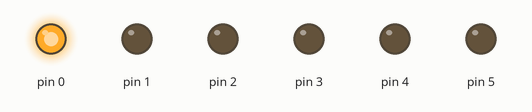
The sketch below on a simulated Arduino Uno, built with avr-gcc and run on an emulated ATmega328P. Shown: output pins drawn as LEDs (lit = HIGH).

Above: at 0.05 s.
At 0.75 s:
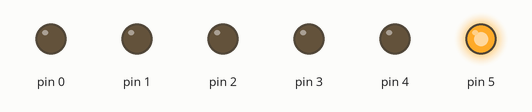
At 1.15 s:
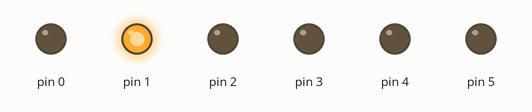
At 1.45 s:
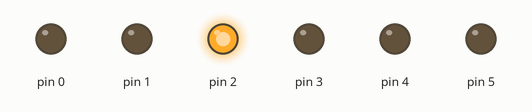
At 2.15 s:
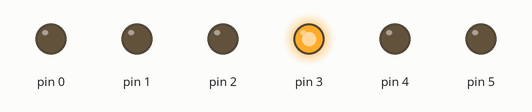
At 2.85 s:
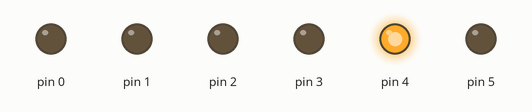
Timing chart, 0 to 3.1 s (numbered marks = the images above):
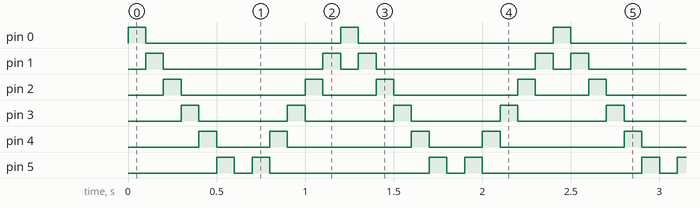

Measured:
- by itself, pin 0: alternates HIGH for 0.10 s and LOW for 1.1 s
- by itself, pin 1: repeats every 1.2 s: LOW 0.90 s, HIGH 0.10 s, LOW 0.10 s, HIGH 0.10 s
- by itself, pin 2: repeats every 1.2 s: LOW 0.70 s, HIGH 0.10 s, LOW 0.30 s, HIGH 0.10 s
- by itself, pin 3: alternates HIGH for 0.10 s and LOW for 0.50 s
- by itself, pin 4: repeats every 1.2 s: LOW 0.30 s, HIGH 0.10 s, LOW 0.70 s, HIGH 0.10 s
- by itself, pin 5: repeats every 1.2 s: LOW 0.10 s, HIGH 0.10 s, LOW 0.90 s, HIGH 0.10 s

The sketch:

KnightRider.ino
```cpp
//Jorge Azzulito Franco
//Enciende una fila de 6 LEDs de izquierda a derecha,
//apaga los anteriores y de derecha a izquierda y
//apaga los anteriores
//Pines 0 - 6

void setup() {
  // put your setup code here, to run once:
  for(int i = 0; i < 6; i++){
    pinMode(i,OUTPUT);
  }
}

void loop() {

  for(int i = 0; i < 6; i++){
    digitalWrite(i,HIGH);
    delay(100);
    digitalWrite(i,LOW);
  }

  for(int i = 6; i > 0; i--){
    digitalWrite(i,HIGH);
    delay(100);
    digitalWrite(i,LOW);
  }
}
```
